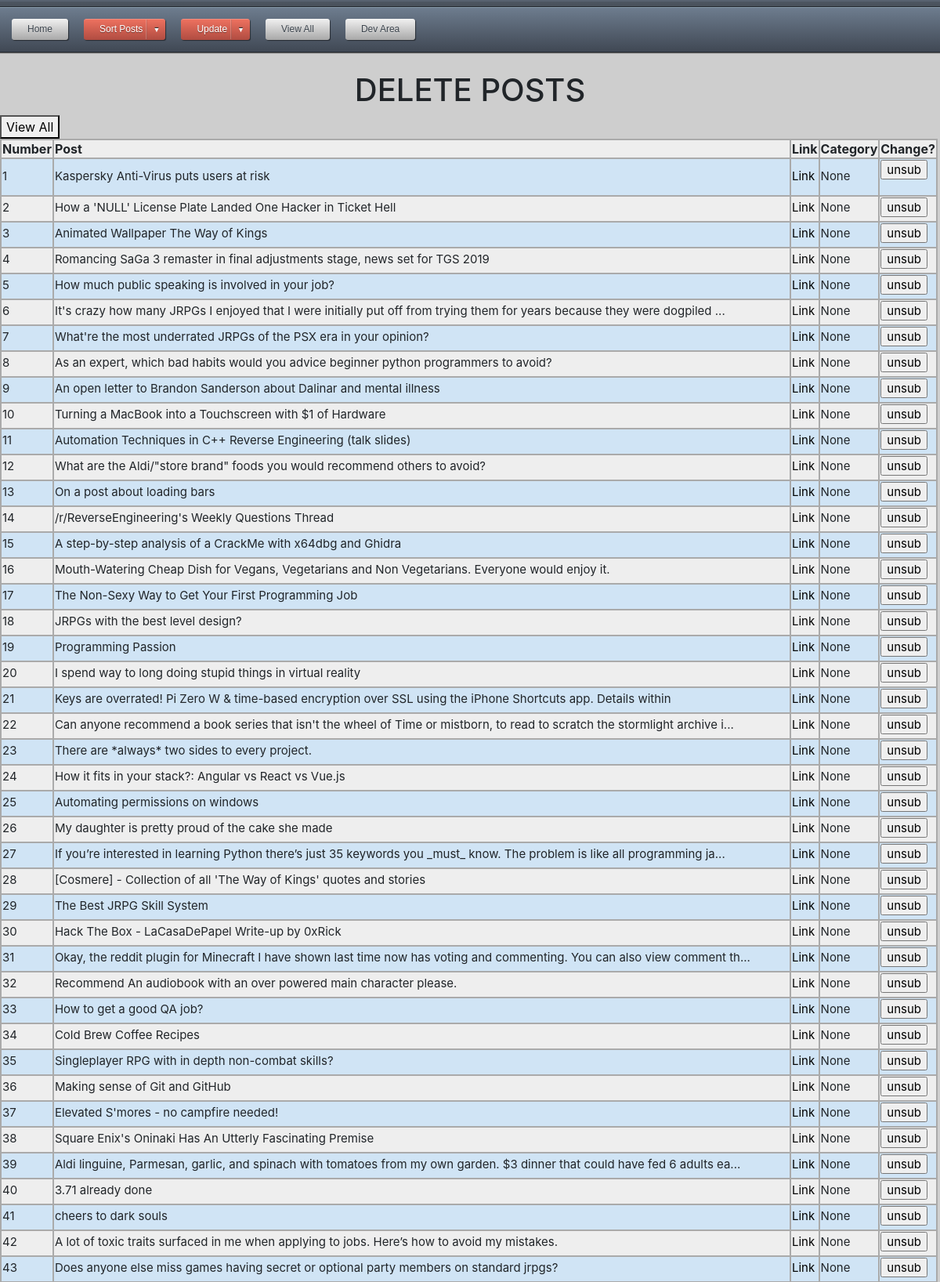
The page /unfavunsort (upper part) on the database its author committed.
### app.py (models this page shows)
class posts(db.Model):
    id = db.Column(db.String, primary_key=True)
    title = db.Column(db.String(80), unique=True, nullable=False)
    link = db.Column(db.String(120), unique=True, nullable=False)
    category = db.Column(db.String(120), unique=True, nullable=False)
    date_added = db.Column(db.String(120), unique=False, nullable=False)
    thread_text = db.Column(db.String(400), unique=True, nullable=False)
    image = db.Column(db.String(400), unique=True, nullable=False)

### app.py (the view, shortened to what this page needs)
@app.route('/unfavunsort', methods=['GET', 'POST'])
def unfavunsort():
	db = get_db()
	cur = db.execute('SELECT id, title, link, category FROM posts WHERE category = "None"')
	results = cur.fetchall()
	return render_template("unfavunsort.html", results=results)

### app.py (called while the page is built)
@app.context_processor
def utility_functions():
    def print_in_console(message):
        print (str(message))
    return dict(mdebug=print_in_console)

@app.context_processor
def inject_user():
    return dict(category=categories)

def get_db():
	if not hasattr(g, 'sqlite3'):
		g.sqlite_db = connect_db()
	return g.sqlite_db

def connect_db():
	sql = sqlite3.connect('C:\\Users\\MGLafayette\\Desktop\\Projects\\Flask\\data.db')
	sql.row_factory = sqlite3.Row
	return sql

### templates/unfavunsort.html (shortened to what this page needs)
<html>
<head>
<link rel="stylesheet" type="text/css" href="{{ url_for('static', filename='CSS/style.css') }}">
</head>
<body>
{% extends "navtest.html" %}
{% block content %}
<h1>DELETE POSTS</h1>
<button type="button"><a href="{{url_for('unfavpost')}}">View All</a></button>
<table class="blueTable">
	<tr>
		<th>Number</th>
		<th>Post</th>
		<th>Link</th>
		<th>Category</th>
		<th>Change?</th>
	</tr>
	{% for post in results %}
	<tr>
		<td>{{loop.index}}</td>
		<td>{{post['title']}}</td>
		<td><a href="{{post['link']}}" target='_blank'>Link</a></td>
		<td>{{post['category']}}</td>
		<td>
			<form action="{{url_for('unfavunsort')}}" method="Post">
				<input type="submit" name="{{loop.index}}unsub" value="unsub">
		</td>
	</tr>
	{% endfor %}
</table>
<br/>
{% endblock %}

### templates/navtest.html (shortened to what this page needs)
<html>
<head>
<link rel="stylesheet" href="https://maxcdn.bootstrapcdn.com/bootstrap/4.0.0-beta/css/bootstrap.min.css">
<link rel="stylesheet" type="text/css" href="{{ url_for('static', filename='CSS/style.css') }}">
</head>
<div id='cssmenu'>
<ul>
   <li> <a href="http://127.0.0.1:5000/"><span>Home</span></a></li>
   <li class='active has-sub'><a href='#'><span>Sort Posts</span></a>
   </li>
   <li class='active has-sub'><a href='#'><span>Update</span></a>
    </li>
   <li><a href='{{url_for("viewresults", page_num=1)}}'><span>View All</span></a></li>
   <li> <a href="{{url_for('devArea')}}"><span>Dev Area</span></a></li>
</ul>
</div>
<body>
<div id="page-container">
<div id="content-wrap">
{% block content %}
{% endblock %}
</div>
<br>
<br>
</div>
</body>
</html>

### static/CSS/style.css (style rules this page uses)
table.blueTable { border: 1px solid #1C6EA4; background-color: #EEEEEE; text-align: left; border-collapse: collapse; }
table.blueTable td, table.blueTable th { border: 2px solid #AAAAAA; }
table.blueTable tbody td { font-size: 15px; padding-bottom: 5px; }
table.blueTable tr:nth-child(even) { background: #D0E4F5; }
#cssmenu { padding: 0; margin: 0; border: 0; }
#cssmenu ul, #cssmenu li { list-style: none; margin: 0; padding: 0; }
#cssmenu ul { position: relative; z-index: 597; }
#cssmenu ul li { float: left; min-height: 1px; vertical-align: middle; }
#cssmenu a { display: block; line-height: 1em; text-decoration: none; }
#cssmenu:after, #cssmenu ul:after { content: ''; display: block; clear: both; }
#cssmenu { width: auto; font-family: Helvetica, Arial, sans-serif; }
#cssmenu:before { background-color: #606a77; background-image: -webkit-gradient(linear, left top, left bottom, color-stop(0, #4f5864), color-stop(1, #49515b)); background-image: -webkit-linear-gradient(top, #4f5864, #49515b); background-image: -moz-linear-gradient(top, #4f5864, #49515b); background-image: -o-linear-gradient(top, #4f5864, #49515b); background-image: linear-gradient(#4f5864, #49515b); -moz-box-shadow: inset 0 2px 0 #586270, inset 0 1px 0 #6b7888; -webkit-box-shadow: inset 0 2px 0 #586270, inset 0 1px 0 #6b7888; box-shadow: inset 0 2px 0 #586270, inset 0 1px 0 #6b7888; content: ''; display: block; height: 8px; }
#cssmenu > ul { border-bottom: 1px solid #252A30; border-top: 1px solid #252A30; -moz-box-shadow: inset 0 1px 0 #8799a9, 0 1px 1px rgba(0, 0, 0, 0.5); -webkit-box-shadow: inset 0 1px 0 #8799a9, 0 1px 1px rgba(0, 0, 0, 0.5); box-shadow: inset 0 1px 0 #8799a9, 0 1px 1px rgba(0, 0, 0, 0.5); background-color: #566171; background-image: -webkit-gradient(linear, left top, left bottom, color-stop(0, #6e7d8f), color-stop(1, #404854)); background-image: -webkit-linear-gradient(top, #6e7d8f, #404854); background-image: -moz-linear-gradient(top, #6e7d8f, #404854); background-image: -o-linear-gradient(top, #6e7d8f, #404854); background-image: linear-gradient(#6e7d8f, #404854); padding: 15px 15px 15px 5px; }
#cssmenu > ul > li { margin: 0 10px; }
#cssmenu ul a { background-color: #c2c2c2; background-image: -webkit-gradient(linear, left top, left bottom, color-stop(0, #f1f1f1), color-stop(1, #a8a8a8)); background-image: -webkit-linear-gradient(top, #f1f1f1, #a8a8a8); background-image: -moz-linear-gradient(top, #f1f1f1, #a8a8a8); background-image: -o-linear-gradient(top, #f1f1f1, #a8a8a8); background-image: linear-gradient(#f1f1f1, #a8a8a8); -moz-border-radius: 3px; -webkit-border-radius: 3px; border-radius: 3px; -moz-background-clip: padding; -webkit-background-clip: padding-box; background-clip: padding-box; -moz-box-shadow: inset 0 1px 0 rgba(255, 255, 255, 0.2), 1px 1px 1px rgba(0, 0, 0, 0.5); -webkit-box-shadow: inset 0 1px 0 rgba(255, 255, 255, 0.2), 1px 1px 1px rgba(0, 0, 0, 0.5); box-shadow: inset 0 1px 0 rgba(255, 255, 255, 0.2), 1px 1px 1px rgba(0, 0, 0, 0.5); color: #3c444d; font-size: 12px; line-height: 27px; padding: 0 20px; position: relative; text-align: center; text-shadow: 0 1px 0 rgba(255, 255, 255, 0.4); }
#cssmenu ul .active > a { color: #FFF; text-shadow: 0 1px 0 rgba(0, 0, 0, 0.4); background-color: #c46a60; background-image: -webkit-gradient(linear, left top, left bottom, color-stop(0, #ef7260), color-stop(1, #b04c41)); background-image: -webkit-linear-gradient(top, #ef7260, #b04c41); background-image: -moz-linear-gradient(top, #ef7260, #b04c41); background-image: -o-linear-gradient(top, #ef7260, #b04c41); background-image: linear-gradient(#ef7260, #b04c41); }
#cssmenu ul .has-sub { position: relative; }
#cssmenu ul .has-sub > a { padding-right: 0; }
#cssmenu ul .has-sub > a:after { content: '▼'; border-left: 1px solid rgba(100, 100, 100, 0.2); color: #5D6A7A; -moz-box-shadow: -1px 0 0 rgba(255, 255, 255, 0.2); -webkit-box-shadow: -1px 0 0 rgba(255, 255, 255, 0.2); box-shadow: -1px 0 0 rgba(255, 255, 255, 0.2); display: inline-block; font-size: 9px; margin-left: 5px; text-align: center; height: 25px; width: 24px; text-shadow: 0 -1px 0 #101417; }
#cssmenu ul .active > a:after { color: #FFF; }
h1 { text-align:center; }
#page-container { position: relative; min-height: 100vh; }
#content-wrap { padding-bottom: 2.5rem; background: #cecece; }
body { padding-bottom: .1px; }
a:link { color: black; text-decoration: none; }
.container:before, .container:after, { display: table; content: none; }

### rows shown on the page
posts: title "Kaspersky Anti-Virus puts users at risk", category "None"
posts: title "How a 'NULL' License Plate Landed One Hacker in Ticket Hell", category "None"
posts: title "Animated Wallpaper The Way of Kings", category "None"
posts: title "Romancing SaGa 3 remaster in final adjustments stage, news set for TGS 2019", category "None"
posts: title "How much public speaking is involved in your job?", category "None"
posts: title "It's crazy how many JRPGs I enjoyed that I were initially put off from trying them for years because they were dogpiled ...", category "None"
posts: title "What're the most underrated JRPGs of the PSX era in your opinion?", category "None"
posts: title "As an expert, which bad habits would you advice beginner python programmers to avoid?", category "None"
posts: title "An open letter to Brandon Sanderson about Dalinar and mental illness", category "None"
posts: title "Turning a MacBook into a Touchscreen with $1 of Hardware", category "None"
posts: title "Automation Techniques in C++ Reverse Engineering (talk slides)", category "None"
posts: title "What are the Aldi/\"store brand\" foods you would recommend others to avoid?", category "None"
posts: title "On a post about loading bars", category "None"
posts: title "/r/ReverseEngineering's Weekly Questions Thread", category "None"
posts: title "A step-by-step analysis of a CrackMe with x64dbg and Ghidra", category "None"
posts: title "Mouth-Watering Cheap Dish for Vegans, Vegetarians and Non Vegetarians. Everyone would enjoy it.", category "None"
posts: title "The Non-Sexy Way to Get Your First Programming Job", category "None"
posts: title "JRPGs with the best level design?", category "None"
posts: title "Programming Passion", category "None"
posts: title "I spend way to long doing stupid things in virtual reality", category "None"
posts: title "Keys are overrated! Pi Zero W & time-based encryption over SSL using the iPhone Shortcuts app. Details within", category "None"
posts: title "Can anyone recommend a book series that isn't the wheel of Time or mistborn, to read to scratch the stormlight archive i...", category "None"
posts: title "There are *always* two sides to every project.", category "None"
posts: title "How it fits in your stack?: Angular vs React vs Vue.js", category "None"
posts: title "Automating permissions on windows", category "None"
posts: title "My daughter is pretty proud of the cake she made", category "None"
posts: title "If you’re interested in learning Python there’s just 35 keywords you _must_ know. The problem is like all programming ja...", category "None"
posts: title "[Cosmere] - Collection of all 'The Way of Kings' quotes and stories", category "None"
posts: title "The Best JRPG Skill System", category "None"
posts: title "Hack The Box - LaCasaDePapel Write-up by 0xRick", category "None"
posts: title "Okay, the reddit plugin for Minecraft I have shown last time now has voting and commenting. You can also view comment th...", category "None"
posts: title "Recommend An audiobook with an over powered main character please.", category "None"
posts: title "How to get a good QA job?", category "None"
posts: title "Cold Brew Coffee Recipes", category "None"
posts: title "Singleplayer RPG with in depth non-combat skills?", category "None"
posts: title "Making sense of Git and GitHub", category "None"
posts: title "Elevated S'mores - no campfire needed!", category "None"
posts: title "Square Enix's Oninaki Has An Utterly Fascinating Premise", category "None"
posts: title "Aldi linguine, Parmesan, garlic, and spinach with tomatoes from my own garden. $3 dinner that could have fed 6 adults ea...", category "None"
posts: title "3.71 already done", category "None"
posts: title "cheers to dark souls", category "None"
posts: title "A lot of toxic traits surfaced in me when applying to jobs. Here’s how to avoid my mistakes.", category "None"
posts: title "Does anyone else miss games having secret or optional party members on standard jrpgs?", category "None"
